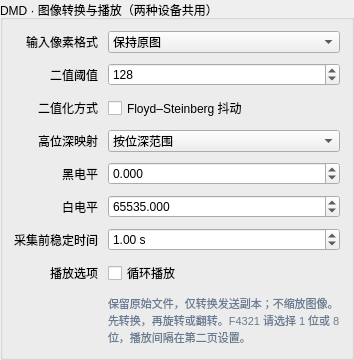
               <widget class="QGroupBox" name="dmdConversionGroupBox">
                <property name="title">
                 <string>DMD · 图像转换与播放（两种设备共用）</string>
                </property>
                <layout class="QFormLayout" name="dmdConversionForm">
                 <property name="spacing">
                  <number>10</number>
                 </property>
                 <property name="fieldGrowthPolicy">
                  <enum>QFormLayout::AllNonFixedFieldsGrow</enum>
                 </property>
                 <property name="labelAlignment">
                  <set>Qt::AlignRight|Qt::AlignVCenter</set>
                 </property>
                 <item row="0" column="0">
                  <widget class="QLabel" name="dmdPixelModeComboBoxLabel">
                   <property name="text">
                    <string>输入像素格式</string>
                   </property>
                   <property name="buddy">
                    <cstring>dmdPixelModeComboBox</cstring>
                   </property>
                  </widget>
                 </item>
                 <item row="0" column="1">
                  <widget class="QComboBox" name="dmdPixelModeComboBox">
                   <item>
                    <property name="text">
                     <string>保持原图</string>
                    </property>
                   </item>
                   <item>
                    <property name="text">
                     <string>8 位灰度</string>
                    </property>
                   </item>
                   <item>
                    <property name="text">
                     <string>1 位二值</string>
                    </property>
                   </item>
                  </widget>
                 </item>
                 <item row="1" column="0">
                  <widget class="QLabel" name="dmdThresholdSpinBoxLabel">
                   <property name="text">
                    <string>二值阈值</string>
                   </property>
                   <property name="buddy">
                    <cstring>dmdThresholdSpinBox</cstring>
                   </property>
                  </widget>
                 </item>
                 <item row="1" column="1">
                  <widget class="QSpinBox" name="dmdThresholdSpinBox">
                   <property name="minimum">
                    <number>0</number>
                   </property>
                   <property name="maximum">
                    <number>255</number>
                   </property>
                   <property name="value">
                    <number>128</number>
                   </property>
                   <property name="toolTip">
                    <string>1 位二值且未勾选抖动时，灰度达到阈值的像素变为白色，其余变为黑色。</string>
                   </property>
                  </widget>
                 </item>
                 <item row="2" column="0">
                  <widget class="QLabel" name="dmdDitherCheckBoxLabel">
                   <property name="text">
                    <string>二值化方式</string>
                   </property>
                   <property name="buddy">
                    <cstring>dmdDitherCheckBox</cstring>
                   </property>
                  </widget>
                 </item>
                 <item row="2" column="1">
                  <widget class="QCheckBox" name="dmdDitherCheckBox">
                   <property name="text">
                    <string>Floyd–Steinberg 抖动</string>
                   </property>
                   <property name="checked">
                    <bool>false</bool>
                   </property>
                  </widget>
                 </item>
                 <item row="3" column="0">
                  <widget class="QLabel" name="dmdInputRangeComboBoxLabel">
                   <property name="text">
                    <string>高位深映射</string>
                   </property>
                   <property name="buddy">
                    <cstring>dmdInputRangeComboBox</cstring>
                   </property>
                  </widget>
                 </item>
                 <item row="3" column="1">
                  <widget class="QComboBox" name="dmdInputRangeComboBox">
                   <item>
                    <property name="text">
                     <string>按位深范围</string>
                    </property>
                   </item>
                   <item>
                    <property name="text">
                     <string>自定义范围</string>
                    </property>
                   </item>
                  </widget>
                 </item>
                 <item row="4" column="0">
                  <widget class="QLabel" name="dmdBlackLevelSpinBoxLabel">
                   <property name="text">
                    <string>黑电平</string>
                   </property>
                   <property name="buddy">
                    <cstring>dmdBlackLevelSpinBox</cstring>
                   </property>
                  </widget>
                 </item>
                 <item row="4" column="1">
                  <widget class="QDoubleSpinBox" name="dmdBlackLevelSpinBox">
                   <property name="decimals">
                    <number>3</number>
                   </property>
                   <property name="minimum">
                    <double>-2147483648</double>
                   </property>
                   <property name="maximum">
                    <double>4294967296</double>
                   </property>
                   <property name="value">
                    <double>0</double>
                   </property>
                  </widget>
                 </item>
                 <item row="5" column="0">
                  <widget class="QLabel" name="dmdWhiteLevelSpinBoxLabel">
                   <property name="text">
                    <string>白电平</string>
                   </property>
                   <property name="buddy">
                    <cstring>dmdWhiteLevelSpinBox</cstring>
                   </property>
                  </widget>
                 </item>
                 <item row="5" column="1">
                  <widget class="QDoubleSpinBox" name="dmdWhiteLevelSpinBox">
                   <property name="decimals">
                    <number>3</number>
                   </property>
                   <property name="minimum">
                    <double>-2147483648</double>
                   </property>
                   <property name="maximum">
                    <double>4294967296</double>
                   </property>
                   <property name="value">
                    <double>65535</double>
                   </property>
                  </widget>
                 </item>
                 <item row="6" column="0">
                  <widget class="QLabel" name="dmdSettleSpinBoxLabel">
                   <property name="text">
                    <string>采集前稳定时间</string>
                   </property>
                   <property name="buddy">
                    <cstring>dmdSettleSpinBox</cstring>
                   </property>
                  </widget>
                 </item>
                 <item row="6" column="1">
                  <widget class="QDoubleSpinBox" name="dmdSettleSpinBox">
                   <property name="decimals">
                    <number>2</number>
                   </property>
                   <property name="minimum">
                    <double>0</double>
                   </property>
                   <property name="maximum">
                    <double>3600</double>
                   </property>
                   <property name="value">
                    <double>1</double>
                   </property>
                   <property name="suffix">
                    <string> s</string>
                   </property>
                  </widget>
                 </item>
                 <item row="7" column="0">
                  <widget class="QLabel" name="dmdLoopCheckBoxLabel">
                   <property name="text">
                    <string>播放选项</string>
                   </property>
                   <property name="buddy">
                    <cstring>dmdLoopCheckBox</cstring>
                   </property>
                  </widget>
                 </item>
                 <item row="7" column="1">
                  <widget class="QCheckBox" name="dmdLoopCheckBox">
                   <property name="text">
                    <string>循环播放</string>
                   </property>
                   <property name="checked">
                    <bool>false</bool>
                   </property>
                  </widget>
                 </item>
                 <item row="8" column="1">
                  <widget class="QLabel" name="dmdConversionHintLabel">
                   <property name="text">
                    <string>保留原始文件，仅转换发送副本；不缩放图像。先转换，再旋转或翻转。F4321 请选择 1 位或 8 位，播放间隔在第二页设置。</string>
                   </property>
                   <property name="wordWrap">
                    <bool>true</bool>
                   </property>
                   <property name="styleSheet">
                    <string>color: #687b92; font-size: 11px; font-weight: normal;</string>
                   </property>
                  </widget>
                 </item>
                </layout>
               </widget>
